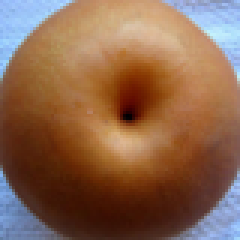
%> input picture Question_6/code/data_fruit/image_1.png, 80 x 80 px (shown 3 times larger)
$ octave Q6.m   (GNU Octave 9; MATLAB toolbox functions it lacks are replaced by stand-ins)
%> lines starting %> are read from the running program, lines starting %| are printed output that depends on the picture
% storing the matrices of all the fruit images from data_fruit folder into
% variable I
I=zeros(80,80,3,16);
I(:,:,:,1) = imread('data_fruit/image_1.png');
I(:,:,:,2) = imread('data_fruit/image_2.png');
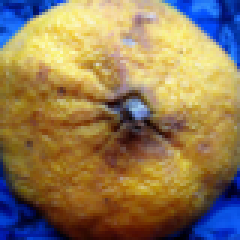
%> input picture Question_6/code/data_fruit/image_2.png, 80 x 80 px (shown 3 times larger)
I(:,:,:,3) = imread('data_fruit/image_3.png');
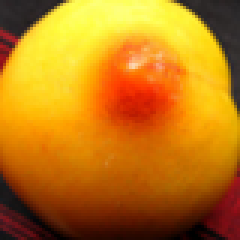
%> input picture Question_6/code/data_fruit/image_3.png, 80 x 80 px (shown 3 times larger)
I(:,:,:,4) = imread('data_fruit/image_4.png');
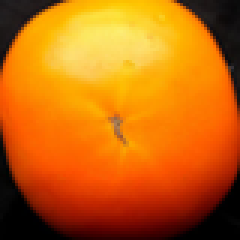
%> input picture Question_6/code/data_fruit/image_4.png, 80 x 80 px (shown 3 times larger)
I(:,:,:,5) = imread('data_fruit/image_5.png');
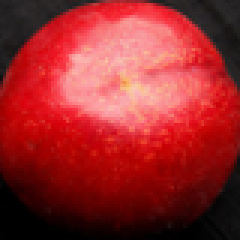
%> input picture Question_6/code/data_fruit/image_5.png, 80 x 80 px (shown 3 times larger)
I(:,:,:,6) = imread('data_fruit/image_6.png');
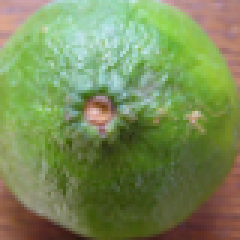
%> input picture Question_6/code/data_fruit/image_6.png, 80 x 80 px (shown 3 times larger)
%> (the run ends here)
